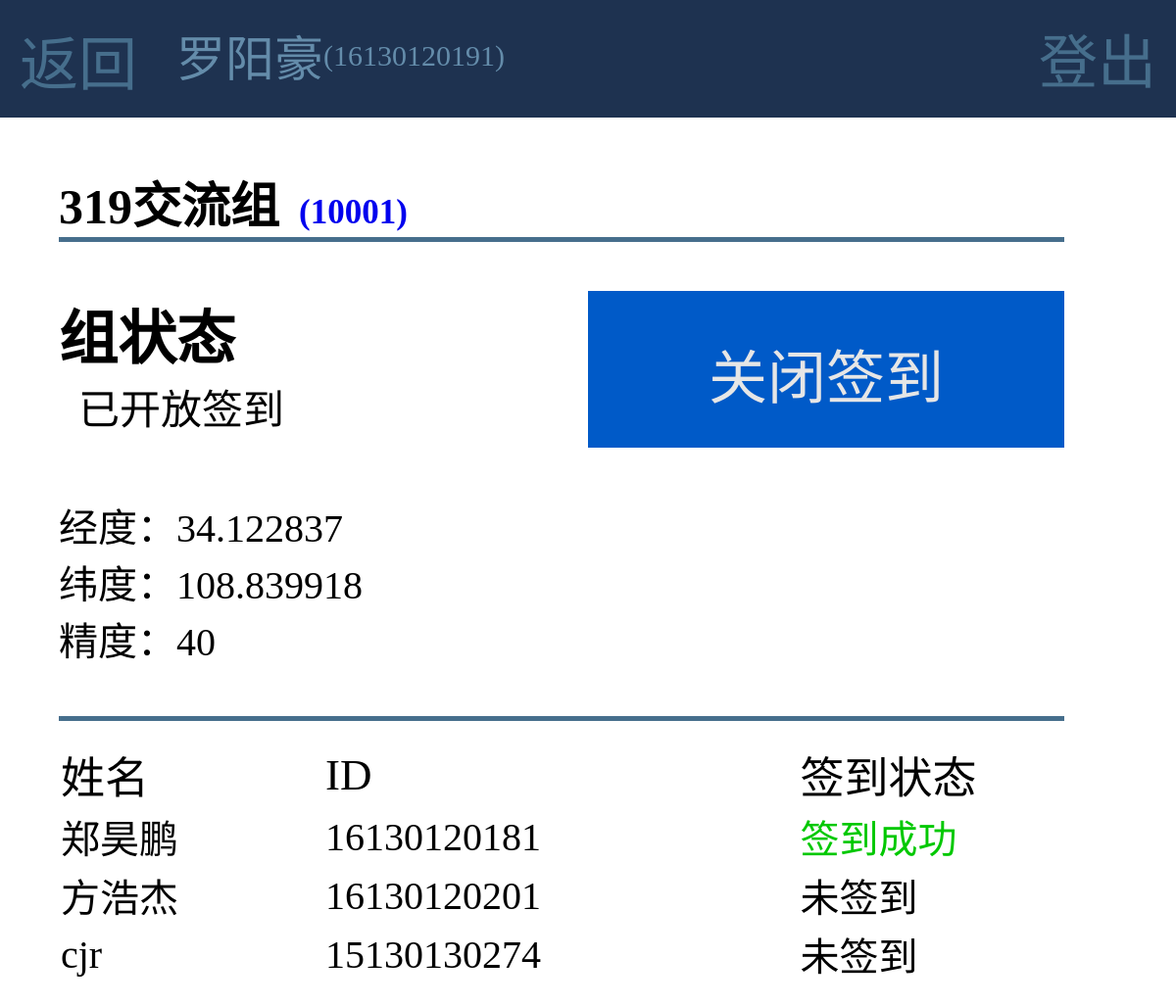
The app's page /group/10001 (signed in) with its own data.
### tables this page shows
CREATE TABLE user (
  name VARCHAR(50),
  account VARCHAR(50),
  password VARCHAR(100),
  country VARCHAR(10),
  phoneNumber VARCHAR(20),
  wechat VARCHAR(20),
  twitter VARCHAR(50),
  facebook VARCHAR(50),
  qq VARCHAR(20),
  status VARCHAR(10)
);

CREATE TABLE groups (
  groupName VARCHAR(50),
  groupId Varchar(20)
);

CREATE TABLE group10001(name VARCHAR(50), account VARCHAR(50), post VARCHAR(10), status VARCHAR(10));

### run.py (the view)
@app.route('/group/<path:groupId>', methods=['GET', 'POST'])
def into_group(groupId):
    cursor = g.db.cursor()
    if session.get('account') is None:
        return render_template('login.html')
    else:
        account = session.get('account')
        post, status = cursor.execute('SELECT post, status FROM group'+groupId+' WHERE account = ?', (account,)).fetchall()[0]
        groupName = cursor.execute('SELECT groupName FROM groups WHERE groupId = ?', (groupId,)).fetchall()[0][0]
        name = cursor.execute('SELECT name FROM user WHERE account = ?', (account,)).fetchall()[0][0]
        if post == 'guest':
            allPeople = len(cursor.execute('SELECT account FROM group' + groupId).fetchall()) - 1
            arrived = cursor.execute('SELECT status FROM group'+groupId).fetchall()
            count = 1
            for i in arrived[2::]:
                if i[0] == 'undefined':
                    continue
                elif i[0] == 'close':
                    count = 0
                    break
                elif i[0] >= '0.05':
                    count += 1
            return render_template('herGroup.html', name=name, account=account, groupId=groupId, groupName=groupName, status=status, number=(count, allPeople))
        else:
            members = cursor.execute('SELECT * FROM group' + groupId).fetchall()
            location = cursor.execute('SELECT account, post, status FROM group' + groupId + ' WHERE name = "location"').fetchall()[0]
            return render_template('myGroup.html', name=name, account=account, groupId=groupId, groupName=groupName, members=members, location=location)

### run.py (called while the page is built)
def connect_db():
    return sqlite3.connect(app.config['DATABASE'])

@app.before_request
def before_request():
    g.db = connect_db()

@app.teardown_request
def teardown_request(exception):
    db = getattr(g, 'db', None)
    if db is not None:
        db.close()

### templates/myGroup.html (shortened to what this page needs)
<!DOCTYPE html>
<html lang="zh">
<head>
    <link href="{{ url_for('static', filename = 'add.css') }}" type="text/css" rel="stylesheet">
</head>
<body>
<div class="main">
    <div class="head">
        <div class="out"><a class="signout" href="{{ url_for('index') }}">返回</a></div>
        <div class="information"><div class="firstinform">{{ name }}</div><div class="secondinform">({{ account }})</div></div>
        <div class="signout"><a class="signout" href="{{ url_for('sign_out') }}">登出</a></div>
    </div>
    <div class="contain">
        <h3 class="groupinform">{{ groupName }}<a class="second" href="{{ url_for('search_group') }}">({{ groupId }})</a></h3>
        <div class="line"></div>
        <div class="groupstatus">
            <div class="groupstatus_inform">
                <h4>组状态</h4>
                <p class="second">
                    {% if members[0][3] == 'close' %}
                        <p class="second">未开放签到</p>
                    {% else: %}
                        <p class="second">已开放签到</p>
                    {% endif %}
                </p>
            </div>
            <div class="groupstatus_a">
                {% if members[0][3] == 'close' %}
                    <a id="turn" onclick="sendlocation({{ groupId }})">开放签到</a>
                {% else: %}
                    <a id="turn" href="{{ url_for('turn_off',groupId=groupId) }}">关闭签到</a>
                {% endif %}
            </div>
        </div>
        <div class="centerLocation">
            <p>经度：{{ location[0] }}</p>
            <p>纬度：{{ location[1] }}</p>
            <p>精度：{{ location[2] }}</p>
        </div>
        <div class="line"></div>
        <div class="list">
            <table class="list" border="0">
                <thead>
                    <tr>
                        <td class="name">姓名</td>
                        <td class="id">ID</td>
                        <td class="status">签到状态</td>
                    </tr>
                </thead>
                <tbody>
                    {% for member in members[2::] %}
                        <tr>
                            <td class="name">{{ member[0] }}</td>
                            <td class="id">{{ member[1] }}</td>
                        {% if member[3] == 'undefined' %}
                            <td class="status">未签到</td>
                        {% elif member[3] == 'close' %}
                            <td class="status" style="color: #c8c8c8">未开放签到</td>
                        {% elif member[3] >= "0.05" %}
                            <td class="status" style="color: #00c800">签到成功</td>
                        {% elif member[3] < "0.01" %}
                            <td class="status" style="color: #c80000">签到失败</td>
                        {% elif member[3] >= "0.01" %}
                            <td class="status" style="color: #c8c800">可疑</td>
                        {% endif %}
                        </tr>
                    {% endfor %}
                </tbody>
            </table>
        </div>
    </div>
</div>
</body>
</html>

### static/add.css (style rules this page uses)
* { margin: 0; padding: 0; border: 0; font-family: 微软雅黑; }
a { text-decoration:none }
#turn { color: #e6e6e6; }
h3 { font-size: 80px; }
div.main { height: auto; width: inherit; padding: 0 0 100px; }
div.head { height: 100px; width: inherit; padding: 10px 0; background-color: rgba(30, 50, 80, 1); }
div.information { float: left; height: 80px; width: 450px; padding: 10px 20px; font-size: 50px; }
div.firstinform { float: left; color: rgb(100, 140, 170); }
div.secondinform { margin-top: 20px; float: left; font-size: 60%; color: rgb(100, 140, 170); }
div.out { float: left; height: 80px; width: 160px; padding: 7px 0 13px; background-color: inherit; }
div.signout { float: right; height: 80px; width: 160px; padding: 5px 0 15px; background-color: inherit; }
a.signout { height: 100px; width: 160px; padding: 0 20px; font-size: 60px; color: rgba(70,110,140,1); }
div.contain { height: auto; width: 90%; margin: 50px auto 100px; font-size: 60px; }
div.line { height: 5px; width: 95%; margin-bottom: 20px; background-color: #466e8c; }
*.second { font-size: 70%; margin-left: 20px; }
h3.groupinform { font-size: 50px; }
div.groupstatus { height: 160px; width: 100%; margin: 50px 0; }
div.groupstatus_inform { width: 50%; height: 160px; float: left; }
div.groupstatus_a { width: 45%; height: 80px; float: left; color: #e6e6e6; background-color: #005ac8; text-align: center; padding: 40px 0; }
div.groupstatus_a > a { width: inherit; padding: 40px 10px; }
div.centerLocation { font-size: 40px; margin: 50px 0; }
table.list { font-size: 40px; width: 100%; }
thead { font-size: 45px; }
td.name { width: 25%; }
td.id { width: 45%; }
td.status { width: 30%; }

### records on screen
user: name "罗阳豪"
groups: groupName "319交流组"
group10001: account "34.122837", post "108.839918", status "40"
group10001: name "郑昊鹏", account "16130120181", shows "签到成功"
group10001: name "方浩杰", account "16130120201", status "未签到"
group10001: name "cjr", account "15130130274", status "未签到"

### other values on screen
{{ account }} "16130120191"
{{ groupId }} "10001"
